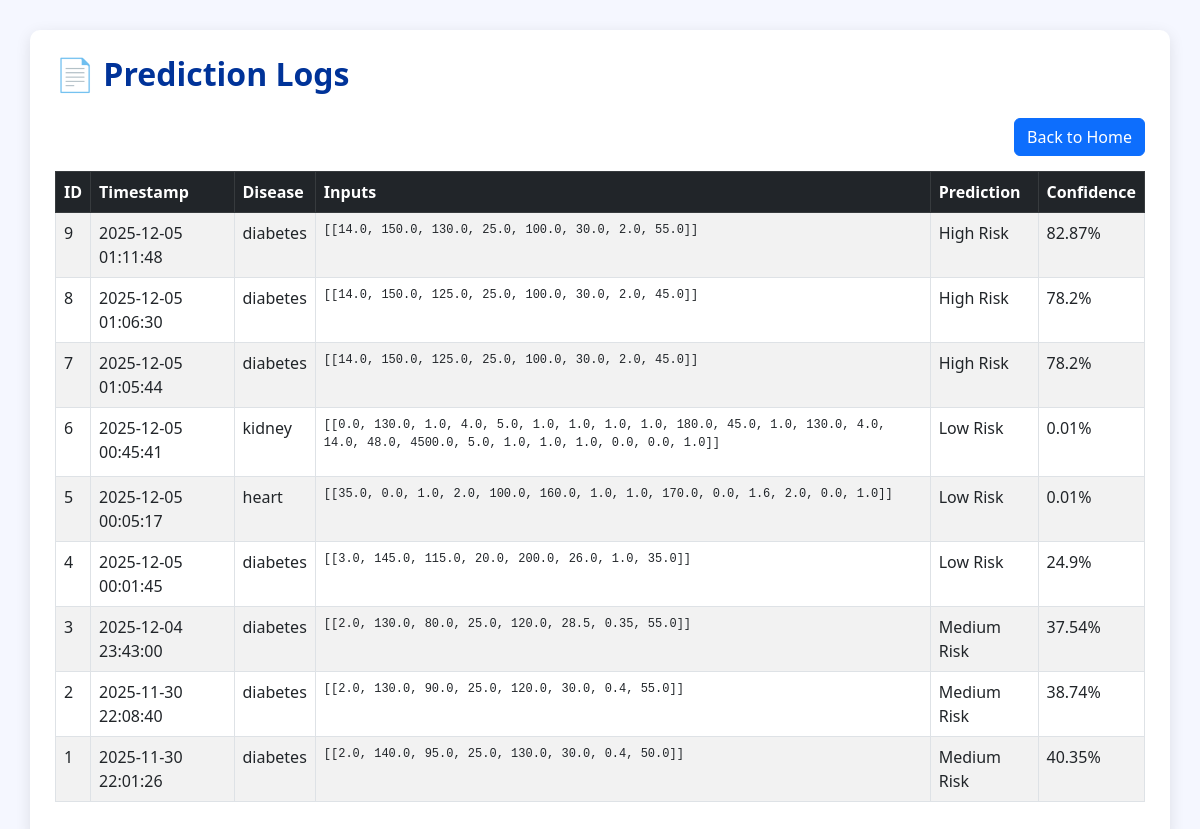
The page /logs_table on the database as committed earlier.
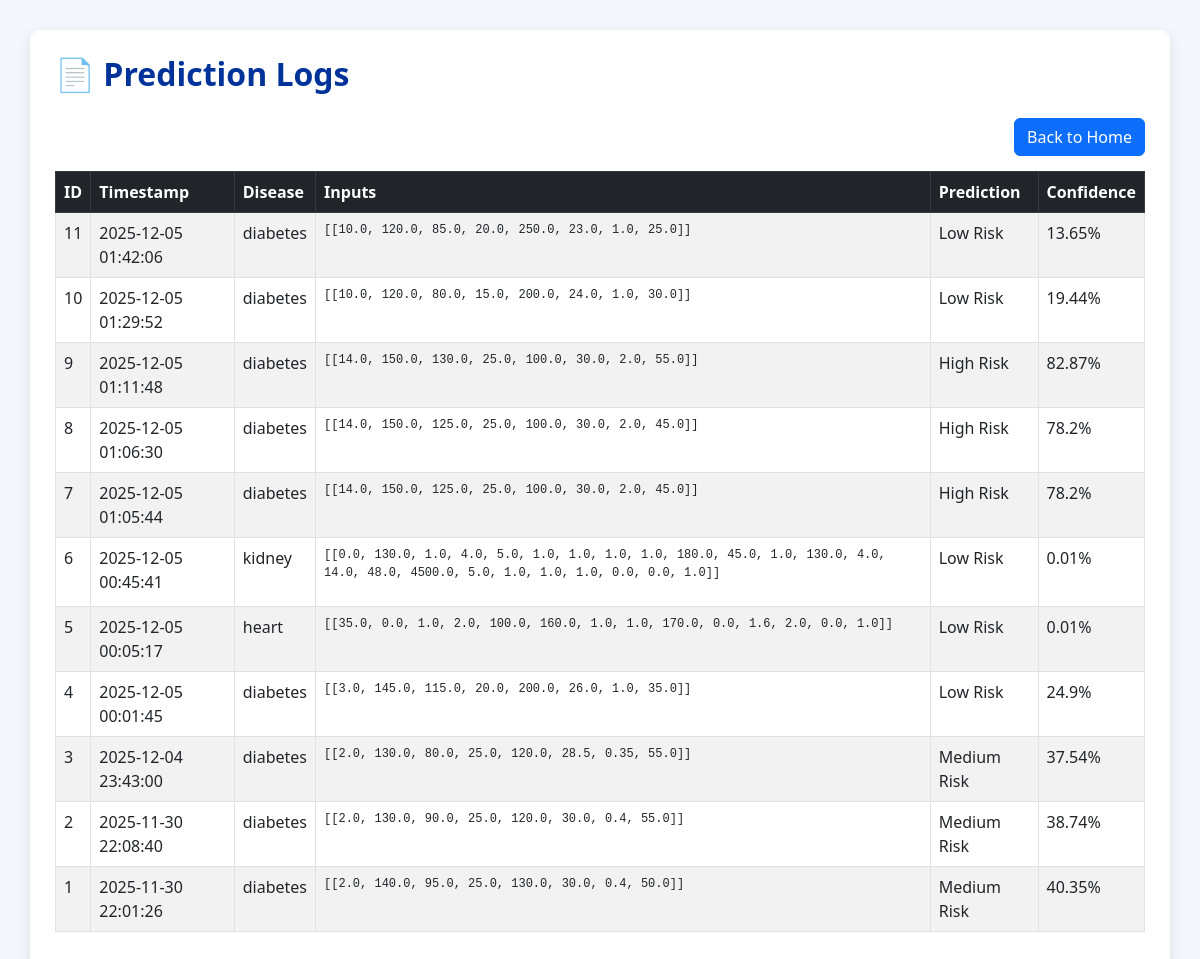
The same page on the database as committed later.
### tables this page shows
CREATE TABLE logs (
    id INTEGER PRIMARY KEY AUTOINCREMENT,
    timestamp TEXT,
    disease TEXT,
    inputs TEXT,
    prediction TEXT,
    confidence REAL
);

### app.py (the view)
@app.route('/logs_table')
def logs_table():
    conn = sqlite3.connect("prediction_logs.db")
    c = conn.cursor()
    c.execute("SELECT * FROM logs ORDER BY id DESC")
    rows = c.fetchall()
    conn.close()
    logs = []
    for r in rows:
        logs.append({
            "id": r[0],
            "timestamp": r[1],
            "disease": r[2],
            "inputs": r[3],
            "prediction": r[4],
            "confidence": round(float(r[5]), 4)
        })
    return render_template("logs.html", logs=logs)

### templates/logs.html (shortened to what this page needs)
<!DOCTYPE html>
<html>
<head>
    <link rel="stylesheet"
          href="https://cdn.jsdelivr.net/npm/bootstrap@5.3.0/dist/css/bootstrap.min.css">
</head>
<body>
    <div class="container table-container">
        <h2>📄 Prediction Logs</h2>
        <div style="text-align:right; margin-bottom:15px;">
             <a href="/" class="btn btn-primary"> Back to Home</a>
        </div>
        <table class="table table-striped table-bordered">
            <thead class="table-dark">
                <tr>
                    <th>ID</th>
                    <th>Timestamp</th>
                    <th>Disease</th>
                    <th>Inputs</th>
                    <th>Prediction</th>
                    <th>Confidence</th>
                </tr>
            </thead>
            <tbody>
                {% for row in logs %}
                <tr>
                    <td>{{ row.id }}</td>
                    <td>{{ row.timestamp }}</td>
                    <td>{{ row.disease }}</td>
                    <td><pre>{{ row.inputs }}</pre></td>
                    <td>{{ row.prediction }}</td>
                    <td>{{ (row.confidence * 100) | round(2) }}%</td>
                </tr>
                {% endfor %}
            </tbody>
        </table>
    </div>
</body>
</html>

Rows that differ between the two databases and show on the page:
added logs: id "11", timestamp "2025-12-05 01:42:06", disease "diabetes", inputs "[[10.0, 120.0, 85.0, 20.0, 250.0, 23.0, 1.0, 25.0]]", prediction "Low Risk", confidence "13.65"
added logs: id "10", timestamp "2025-12-05 01:29:52", disease "diabetes", inputs "[[10.0, 120.0, 80.0, 15.0, 200.0, 24.0, 1.0, 30.0]]", prediction "Low Risk", confidence "19.44"
